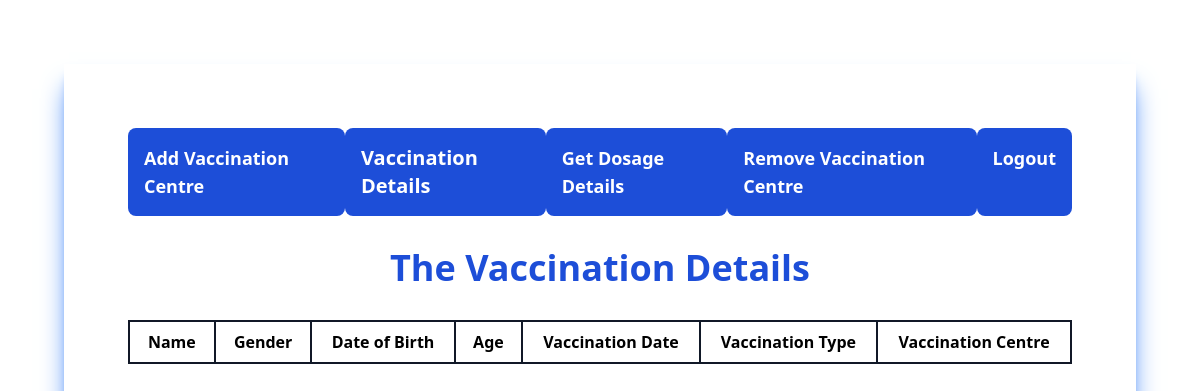
/getvaccinationdetails/, run on an earlier commit of the app's database.
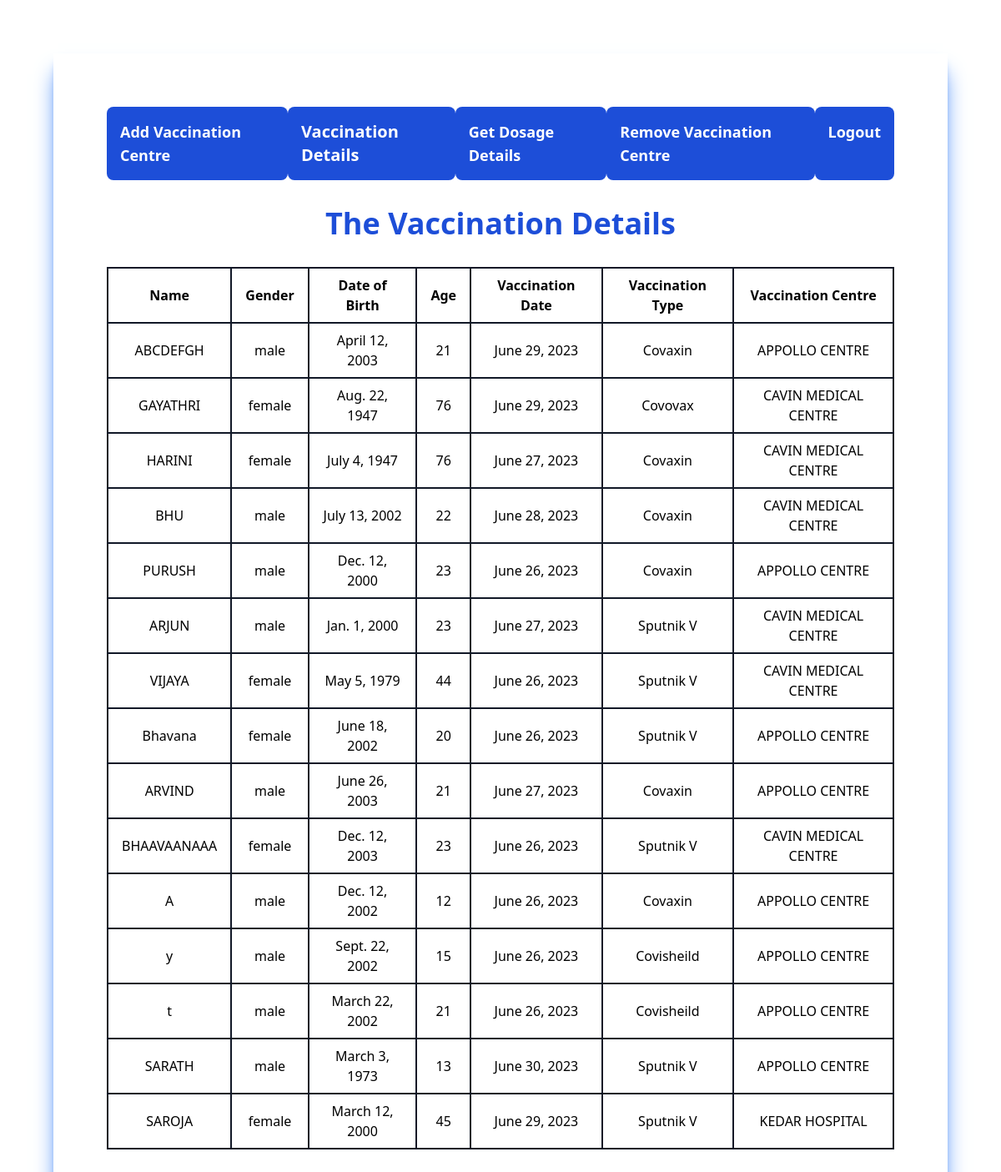
And on a later commit of the database.
### vaccination/models.py (models this page shows, shortened)
class AppliedVaccination(models.Model):
    name = models.CharField(max_length=100)
    gender = models.CharField(max_length=10, default='Unknown')
    dob = models.DateField(default=date.today)
    age = models.IntegerField()
    vaccination_date = models.DateField(default=date.today)
    vaccination_type = models.CharField(max_length=10, default='Unknown')
    vaccination_centre = models.ForeignKey(VaccinationCentre, on_delete=models.CASCADE)

class VaccinationCentre(models.Model):
    name = models.CharField(max_length=100)
    location = models.CharField(max_length=100)
    working_hours = models.CharField(max_length=100, default='9am to 10pm')
    available_slots = models.IntegerField(default=10)
    slots_per_day = models.IntegerField(default=10)
    dosages_available = models.IntegerField(default=0)
    def available_slots(self):
        booked_slots = AppliedVaccination.objects.filter(vaccination_centre=self).count()
        max_slots = 10
        available_slots = max_slots - booked_slots
        if available_slots < 0:
            available_slots = 0
        return available_slots

### vaccination/views.py (the view)
# urls.py: path('getvaccinationdetails/', views.getvaccinationdetails_view, name='getvaccinationdetails'),
def getvaccinationdetails_view(request):
    centres = AppliedVaccination.objects.all()
    return render(request, 'getvaccinationdetails.html', {'centres': centres})

### templates/getvaccinationdetails.html (shortened to what this page needs)
<!DOCTYPE html>
<html>
  <head>
    <script src="https://cdn.tailwindcss.com"></script>
  </head>
  <body class="flex flex-col text-black justify-center items-center space-y-8 shadow-xl shadow-blue-500 hover:shadow-blue-100 transition p-16 m-16">
    <div class="flex flex-row justify-around w-full text-white">
      <a href="{% url 'add_centre' %}" class="bg-blue-700 px-4 py-4 text-lg font-semibold rounded-lg hover:bg-white hover:text-blue-700 hover:shadow-lg transition">Add Vaccination Centre</a>
      <a href="{% url 'getvaccinationdetails' %}" class="bg-blue-700 px-4 py-4 text-xl font-semibold rounded-lg hover:bg-white hover:text-blue-700 hover:shadow-xl transition">Vaccination Details</a>
      <a href="{% url 'get_dosage_details' %}" class="bg-blue-700 px-4 py-4 text-lg font-semibold rounded-lg hover:bg-white hover:text-blue-700 hover:shadow-lg transition">Get Dosage Details</a>
      <a href="{% url 'remove_centre' %}" class="bg-blue-700 px-4 py-4 text-lg font-semibold rounded-lg hover:bg-white hover:text-blue-700 hover:shadow-lg transition">Remove Vaccination Centre</a>
      <a href="{% url 'logout' %}" class="bg-blue-700 px-4 py-4 text-lg font-semibold rounded-lg hover:bg-white hover:text-blue-700 hover:shadow-lg transition">Logout</a>
    </div>
    <h1 class="text-blue-700 font-bold text-4xl">The Vaccination Details</h1>
    <div class="w-full">
      <table class="w-full border-collapse">
        <thead>
          <tr>
            <th class="px-4 py-2 border-2 border-gray-900">Name</th>
            <th class="px-4 py-2 border-2 border-gray-900">Gender</th>
            <th class="px-4 py-2 border-2 border-gray-900">Date of Birth</th>
            <th class="px-4 py-2 border-2 border-gray-900">Age</th>
            <th class="px-4 py-2 border-2 border-gray-900">Vaccination Date</th>
            <th class="px-4 py-2 border-2 border-gray-900">Vaccination Type</th>
            <th class="px-4 py-2 border-2 border-gray-900">Vaccination Centre</th>
          </tr>
        </thead>
        <tbody>
          {% for centre in centres %}
          <tr>
            <td class="px-4 py-2 border-2 border-gray-900 text-center">{{ centre.name }}</td>
            <td class="px-4 py-2 border-2 border-gray-900 text-center">{{ centre.gender }}</td>
            <td class="px-4 py-2 border-2 border-gray-900 text-center">{{ centre.dob }}</td>
            <td class="px-4 py-2 border-2 border-gray-900 text-center">{{ centre.age }}</td>
            <td class="px-4 py-2 border-2 border-gray-900 text-center">{{ centre.vaccination_date }}</td>
            <td class="px-4 py-2 border-2 border-gray-900 text-center">{{ centre.vaccination_type }}</td>
            <td class="px-4 py-2 border-2 border-gray-900 text-center">{{ centre.vaccination_centre.name }}</td>
          </tr>
          {% endfor %}
        </tbody>
      </table>
    </div>
  </body>
</html>

What changed in the data, as far as the page shows it:
added AppliedVaccination: name "ABCDEFGH", gender "male", dob "April 12, 2003", age "21", vaccination_date "June 29, 2023", vaccination_type "Covaxin", vaccination_centre.name "APPOLLO CENTRE"
added AppliedVaccination: name "GAYATHRI", gender "female", dob "Aug. 22, 1947", age "76", vaccination_date "June 29, 2023", vaccination_type "Covovax", vaccination_centre.name "CAVIN MEDICAL CENTRE"
added AppliedVaccination: name "HARINI", gender "female", dob "July 4, 1947", age "76", vaccination_date "June 27, 2023", vaccination_type "Covaxin", vaccination_centre.name "CAVIN MEDICAL CENTRE"
added AppliedVaccination: name "BHU", gender "male", dob "July 13, 2002", age "22", vaccination_date "June 28, 2023", vaccination_type "Covaxin", vaccination_centre.name "CAVIN MEDICAL CENTRE"
added AppliedVaccination: name "PURUSH", gender "male", dob "Dec. 12, 2000", age "23", vaccination_date "June 26, 2023", vaccination_type "Covaxin", vaccination_centre.name "APPOLLO CENTRE"
added AppliedVaccination: name "ARJUN", gender "male", dob "Jan. 1, 2000", age "23", vaccination_date "June 27, 2023", vaccination_type "Sputnik V", vaccination_centre.name "CAVIN MEDICAL CENTRE"
added AppliedVaccination: name "VIJAYA", gender "female", dob "May 5, 1979", age "44", vaccination_date "June 26, 2023", vaccination_type "Sputnik V", vaccination_centre.name "CAVIN MEDICAL CENTRE"
added AppliedVaccination: name "Bhavana", gender "female", dob "June 18, 2002", age "20", vaccination_date "June 26, 2023", vaccination_type "Sputnik V", vaccination_centre.name "APPOLLO CENTRE"
added AppliedVaccination: name "ARVIND", gender "male", dob "June 26, 2003", age "21", vaccination_date "June 27, 2023", vaccination_type "Covaxin", vaccination_centre.name "APPOLLO CENTRE"
added AppliedVaccination: name "BHAAVAANAAA", gender "female", dob "Dec. 12, 2003", age "23", vaccination_date "June 26, 2023", vaccination_type "Sputnik V", vaccination_centre.name "CAVIN MEDICAL CENTRE"
added AppliedVaccination: name "A", gender "male", dob "Dec. 12, 2002", age "12", vaccination_date "June 26, 2023", vaccination_type "Covaxin", vaccination_centre.name "APPOLLO CENTRE"
added AppliedVaccination: name "y", gender "male", dob "Sept. 22, 2002", age "15", vaccination_date "June 26, 2023", vaccination_type "Covisheild", vaccination_centre.name "APPOLLO CENTRE"
added AppliedVaccination: name "t", gender "male", dob "March 22, 2002", age "21", vaccination_date "June 26, 2023", vaccination_type "Covisheild", vaccination_centre.name "APPOLLO CENTRE"
added AppliedVaccination: name "SARATH", gender "male", dob "March 3, 1973", age "13", vaccination_date "June 30, 2023", vaccination_type "Sputnik V", vaccination_centre.name "APPOLLO CENTRE"
added AppliedVaccination: name "SAROJA", gender "female", dob "March 12, 2000", age "45", vaccination_date "June 29, 2023", vaccination_type "Sputnik V", vaccination_centre.name "KEDAR HOSPITAL"
